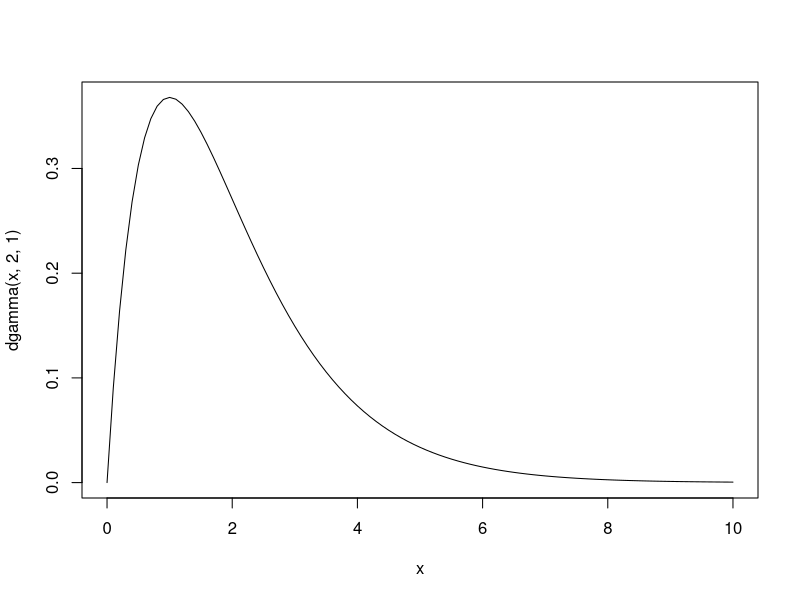
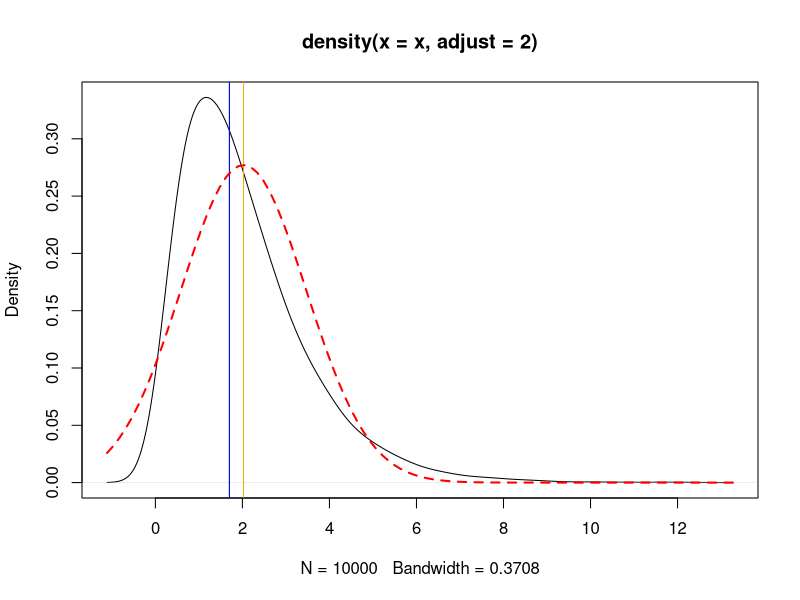
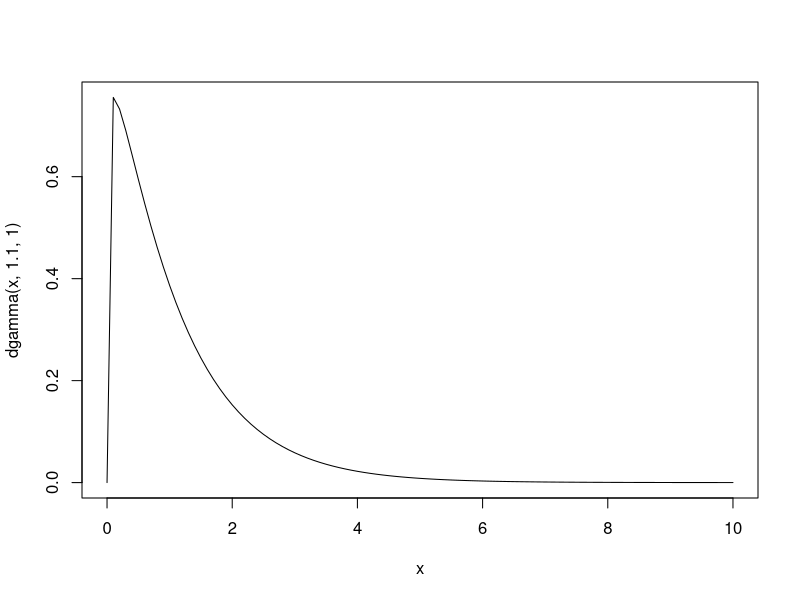
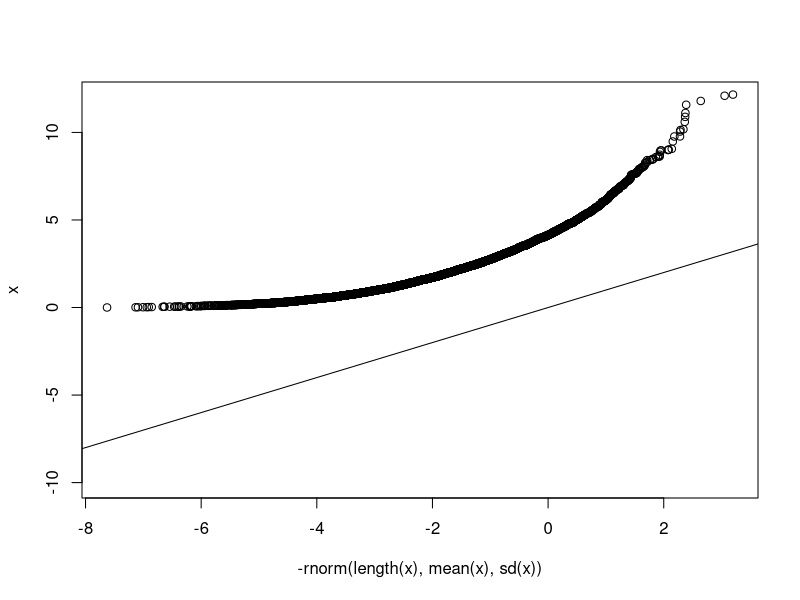
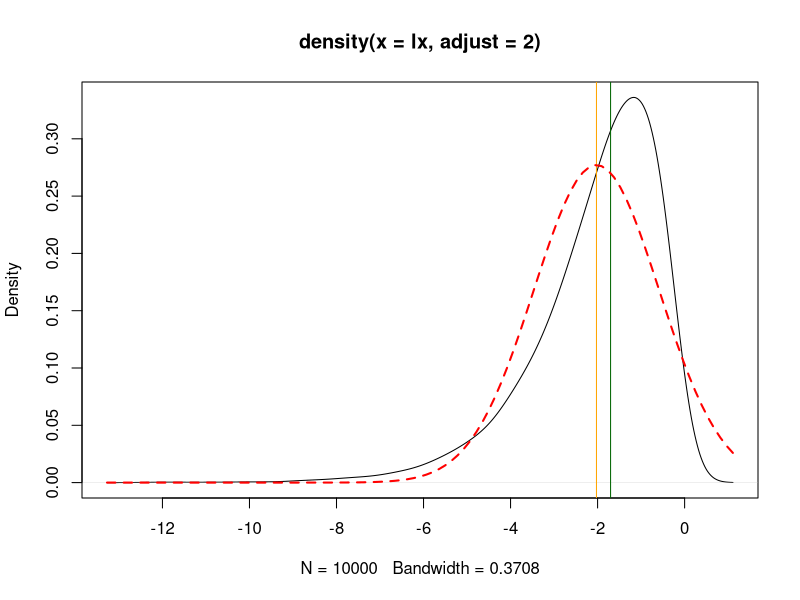
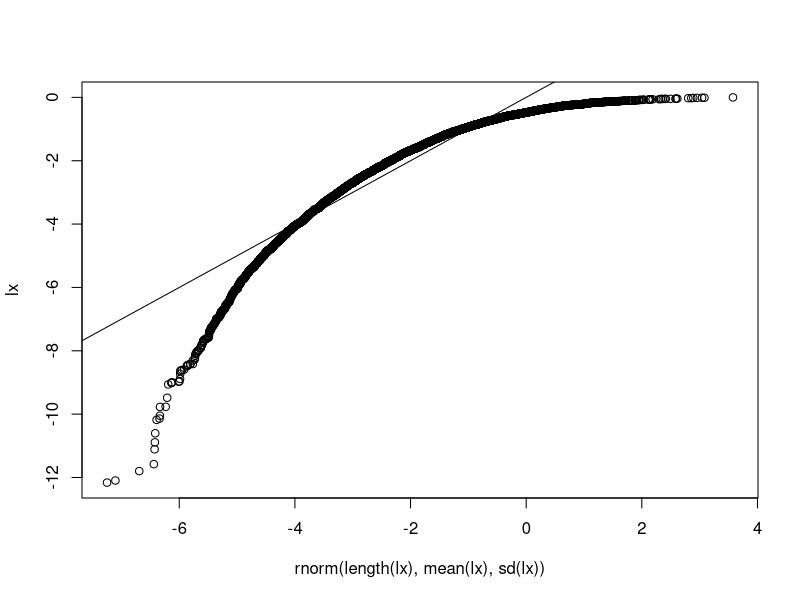
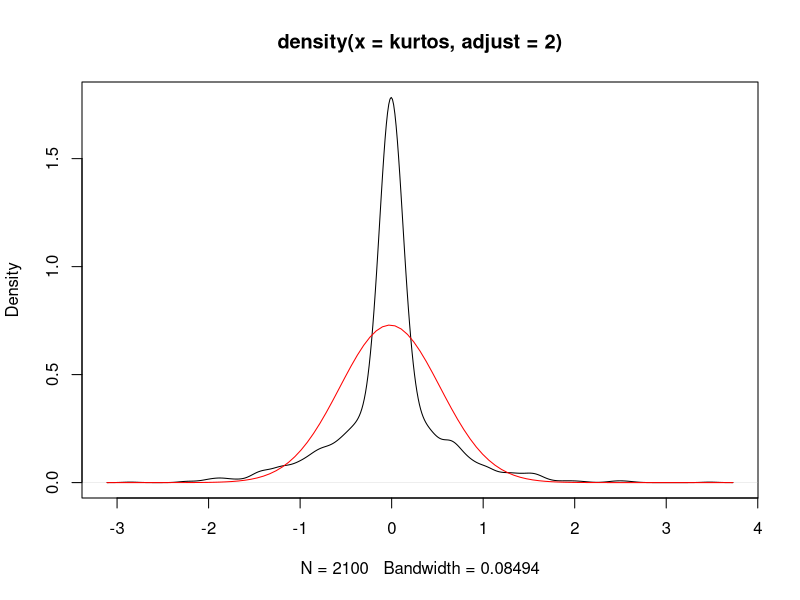
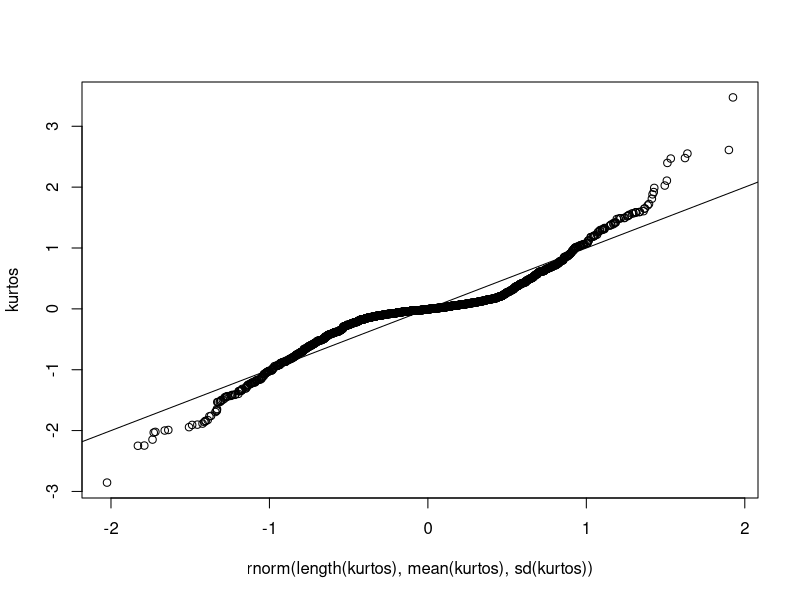

These charts were generated, in order, by the following R code: (Note: this script raises an error after producing the figures.)
### moments
library("e1071")
?skewness

set.seed(3)
curve(dgamma(x,2,1),xlim=c(0,10))
x<-rgamma(10000,2,1)
plot(density(x,adjust=2))

# a<-rnorm(5000,0,2)
# b<-rnorm(1000,-2,4)
# c<-rnorm(3000,4,5)
# skewed<-c(a,b,c)
skewed.mean<-mean(x)
abline(v=skewed.mean,col="orange")
abline(v=median(x),col="darkgreen")
pnorm(skewed.mean,skewed.mean,sd(x))#predicted density if normal
pgamma(skewed.mean,2,1)#actual density to the mean
skewed.median<-quantile(x,0.5)
pgamma(skewed.median,2,1)#median actually does a better job...
abline(v=skewed.median,col="blue")
skewed.sd<-sd(x)

curve(dnorm(x,skewed.mean,skewed.sd),add=TRUE,col="red",lwd=2,lty=2)
skewness(x) #right, or positive skewed

curve(dgamma(x,1.1,1),xlim=c(0,10))
xm<-rgamma(10000,1.1,1)
skewness(xm)

set.seed(3)
qqplot(-rnorm(length(x),mean(x),sd(x)),x,ylim=c(-10,12));abline(0,1)


lx<--x
plot(density(lx,adjust=2))
skewed.mean<-mean(lx)
abline(v=skewed.mean,col="orange")
skewed.sd<-sd(lx)
abline(v=median(lx),col="darkgreen")
curve(dnorm(x,skewed.mean,skewed.sd),add=TRUE,col="red",lwd=2,lty=2)
skewness(lx) #Left, or negative skewed

set.seed(3)
qqplot(rnorm(length(lx),mean(lx),sd(lx)),lx);abline(0,1)




?kurtosis

#leptokurtic - too much concentration in center

adj.mean1<-sort(rnorm(1000,0,0.1))
adj.mean2<-sort(rnorm(500,0,0.5))
adj.mean3<-sort(rnorm(300,0,0.8))
adj.mean4<-sort(rnorm(200,0,1))
adj.mean5<-sort(rnorm(100,0,1.2))
kurtos<-c(adj.mean1,adj.mean2,adj.mean3,adj.mean4,adj.mean5)


plot(density(kurtos,adj=2))
kurtos.mean<-mean(kurtos)
kurtos.sd<-sd(kurtos)
curve(dnorm(x,kurtos.mean,kurtos.sd),add=TRUE,col="red")
kurtosis(kurtos)

qqplot(rnorm(length(kurtos),mean(kurtos),sd(kurtos)),kurtos);abline(0,1)



#platykurtic - fat tails

set.seed(2)
kurtos<-rbeta(1000,2,2)

plot(density(kurtos,adj=2),ylim=c(0,2))
hist(kurtos)
kurtos.mean<-mean(kurtos)
kurtos.sd<-sd(kurtos)
curve(dnorm(x,kurtos.mean,kurtos.sd),add=TRUE,col="red")
kurtosis(kurtos)

set.seed(3)
qqplot(rnorm(length(kurtos),mean(kurtos),sd(kurtos)),kurtos);abline(0,1)



#TESTS FOR NORMALITY
#package fBasics - has function to test for normality


#3 MAIN TESTS FOR NORMALITY, 3RD IS THE BEST
#1st - Shapiro Wilks Test
#weaknesses - sensitive to small samples, with small samples will allow things to pass
#with large samples, will flag the ones that don't work
#doesn't work well if have identical values        

set.seed(6)
library(fBasics)
x<-rnorm(50)

hist(x,breaks=15)

normalTest(x,method=c("sw"))   #function in fBasics that tests Shapiro wilks and others
#null hypo of normality test is that data is not different from normal
#so according to the result of this shapiro wilks test, our data is not normal
#but we drew it from a normal distribution, so use head and look at it


#Kolmogorov-Smirnoff Test
#most common one in the lit, but probs the worst
#originally developed to compare 2 distributions, so is doing a QQ plot really
#is taking our data and is challenging it against the theoretical expectations, and looking at how far our is from theretical
#if is normal, all dots should be on line
normalTest(x,method=c("ks")) #how to test for normality with KS
#here is passes the test, so acceept the null that our data is normally distributed, cause 2 sided is 0.57



#D'Agostine Pearson Omnibus Test
#looking at both skewness and kurtosis (whether have a lot of data crammed towards mean or tail)
normalTest(x,method=c("da"))
#get a p value of 0.1798, so accept null that data is dsitributed normally
#also give a skewness and kurtosis numbers, so can help us decide how and if should transform data

#Error term must be normally distributed, can see if residual data is normally distributed

#care about normality with regression, cause taking the mean of each variable when calculating intercept and the covariance of this

#ERROR TERM IS THE MOST IMPORTANT THING THAT HAS TO BE NORMALLY DISTRIBUTED, MORE IMPORTANT THAN ACTUAL DATA


#MA & RMA





#############
################################################################

#Why transform? So that the data are in better agreement with the assumptions of the model (i.e., they fit to a particular distribution). 

#People often get nervous about transforming (it might feel like 'cheating'). Transforming for the purpose of p-hacking is just bad form. However, there is nothing wrong with transforming your data. The units in which we measure things are entirely arbitrary. We feel comfortable with base 10 (coincidently, we have 10 fingers. Hmmmm). However many things that we do feel comfortable dealing with are not on a base 10 scale. For example, the amount of free hydrogen ions in an aquous solution (i.e., pH) is measured on a log10 scale. Similarly, the Richter scale is based on a log10 scale. 


#
#transformations
#power #Good for positive skewed data (right skewed). Often makes sense for area and often makes sense for volumes.
#are not uncommon for abundance data in ecology, where there are many 0's and few large values (however, this still won't eliminate 0s).
set.seed(4)
y<-rnorm(50,10,3)
yy<-y^3

hist(yy)
hist(yy^(1/3),breaks=10)

#### makes sense for some things   e.g., area
set.seed(2)
length<-sort(rnorm(100,10,3))
width<-sort(rnorm(100,30,5))

area<-length*width
hist(area,breaks=20)
plot(length,area)
plot(length,sqrt(area))

little.area<-area[1:50]
large.area<-area[51:100]

boxplot(little.area,large.area)
sd(little.area)
sd(large.area)
sd(sqrt(little.area))
sd(sqrt(large.area))


#log
#also good for positive skewed data, especially when the mean is related to the standard deviation (i.e., when the variance increases and the mean increases).

#log(Y+c). 
# c is an appropriate constant if you have values <=0

set.seed(3)
y<-rlnorm(1000,10,1)
hist(y,breaks=50)
hist(log(y+1),breaks=50)

ylog<-log(y+1)#transform
mean(ylog)
exp(mean(ylog))-1#back transform
abline(v=mean(y),lwd=2,col="red")
abline(v=median(y),lwd=2,lty=2,col="goldenrod")
abline(v=exp(mean(ylog))-1,lwd=2,col="blue")
abline(v=mean(ylog),col="firebrick",lwd=10)
abline(v=mean(ylog),col="red",lwd=2,lty=10)
####Biostatistics
set.seed(7)


#recip
#often used for rates
set.seed(4)
y<-rnorm(1000,10,3)
yy<-1/y

hist(yy,breaks=50)
hist(1/yy,breaks=50)






# arcsin - used to be commonly used for proportion or percentages
#*Percentages or proportions** - data that are percentages or proportions are bounded between 0 and 1 (or 0 and 100 for percentages). Power transformation doesn't work well for these because they change each end of the distribution differently.
#The traditional way to expand out the tails was to use the arcsin transformation.
#Most effective if Y is close to 0 or 1. It has little effect on the mid-range of proportions.
#The arcsin transformation has fallen out of favor with the advent of generalized linear models (mid 1980s).

set.seed(1)
y<-rbeta(100,3,2)#beta distribution is contained between 0 and 1
hist(y,breaks=20)

trans.y<-asin(sqrt(y))
hist(trans.y,breaks=15)

set.seed(1)
y<-rbeta(1000,1.1,2)
hist(y,breaks=20)
trans.y<-asin(sqrt(y))
hist(trans.y,breaks=15)

#rank - simply a rank of the data.
#This transformation loses information and it is impossible to get it back (i.e., you cannot back transform the data).
set.seed(4)
y<-runif(100,10,200)
hist(y,breaks=20)
y.trans<-rank(y)
hist(y.trans,breaks=20)

round.y<-round(y)
length(unique(round.y))
rank(round.y)

cbind(y[order(y)],round.y[order(y)],rank(round.y[order(y)]))

#standardization- standardize variables in relation to one another.
y<-rnorm(100,10,4)
hist(y,breaks=20)
normalTest(y,method = "da")
mean(y)
sd(y)

#centering -centering. Centers a variable so it's mean is zero. This is sometimes called "translation".
std.var.center<-y-mean(y)
hist(std.var.center,breaks=20)
mean(std.var.center)#new mean is zero - or really really close (computer floating point issue)
sd(std.var.center)#sd is the same as the uncentered

#center and scaling by standard deviation
#It will change the units of the data into standard deviations. The transformed data will have a mean of 0 and a standard deviation of 1.
std.var<-(y-mean(y))/sd(y)
hist(std.var,breaks=20)
mean(std.var)
sd(std.var)

#the function scale() will do this too
mean(scale(y,scale=FALSE))#this will center the data, but not scale by sd
sd(scale(y,scale=FALSE))

#the default setting of scale() will give the z-transformation
mean(scale(y))
sd(scale(y))
Yz<-scale(x = y,center = TRUE,scale = TRUE)


mean(Yz)
sd(Yz)

?boxcox

boxcoxres<-boxcox(object = lm(y~1),lambda =seq(-2, 2, 1/1000),plotit = T)


boxcoxres$x[which.max(boxcoxres$y)]

### Single sample t tests. Above, We asked if the data were random samples drawn from a normal distribution with a mu parameter = to the mean of the data and a sigma parameter = to the standard deviation of the data. Now however, lets ask if our data are instead random variables drawn from a different, null hypothesized mu, which we call theta.

jagteath <- rnorm(10,mean = .4,sd = .1)#Your observed data

theta<-.3 #The null hypothesized mean.

tscore<-(mean(jagteath)-theta)/(sd(jagteath)/sqrt(10))#The t score is how far away our observation is from the null in Standard Error Units

curve(dt(x,9),xlim=c(-4,4)) #Looks kinda normal
abline(v=tscore,lwd=2,col="pink") #Both the positive and negative t score must be accounted for in testingthe null.
abline(v=-tscore,lwd=2,col="pink")


pt(q = tscore,df = 9,lower.tail = FALSE)*2


#Calculating the confidence interval of T tests.
SEJT<-sd(jagteath)/sqrt(10) #The standard error of the mean
BadUpperCI<-mean(jagteath)+1.96*SEJT #This is what you would normally do, but now that we have done the t test, our confidence intervals should be based on the t distribution, not the standard normal!!!


qt(p = .025,df = 9) #The quantiles of a t distribution are wider! especially at low degrees of freedom
CorrectUpperCI<-mean(jagteath)+(qt(p = .975,df = 9))*SEJT
CorrectLowerCI<-mean(jagteath)+(qt(p = .025,df = 9))*SEJT

t.test(x = jagteath,mu = theta)#Compare to results in t.test! 
